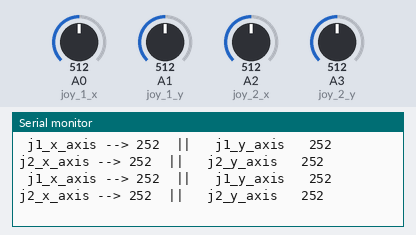
The sketch below on a simulated Arduino Uno, built with avr-gcc and run on an emulated ATmega328P. On the bench: the last lines printed to the serial monitor. The inputs (shaded band) are chosen by the test bench; at power-on: A0 (joy_1_x) = 512, A1 (joy_1_y) = 512, A2 (joy_2_x) = 512, A3 (joy_2_y) = 512.

Above: at 1.2 s.
1.3 s: A0 (joy_1_x) set to 227
At 2.1 s:
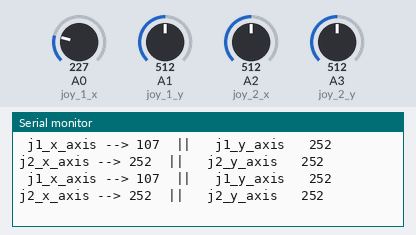
4.3 s: A0 (joy_1_x) set to 200
At 5.2 s:
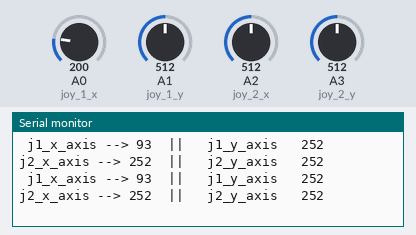
7.3 s: A1 (joy_1_y) set to 227
At 7.9 s:
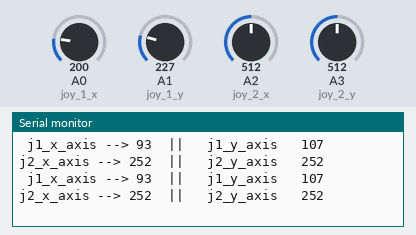
10.3 s: A1 (joy_1_y) set to 200
At 11.3 s:
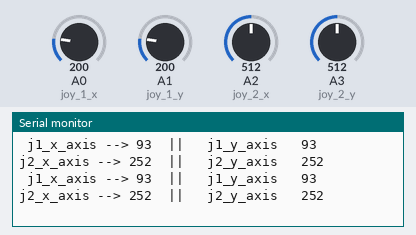
13.3 s: A0 (joy_1_x) set to 39
At 13.8 s:
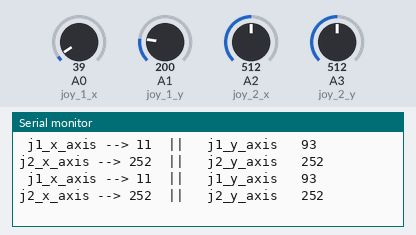
16.3 s: A0 (joy_1_x) set to 32
Timing chart, 0 to 16.3 s (numbered marks = the images above; inputs shaded):
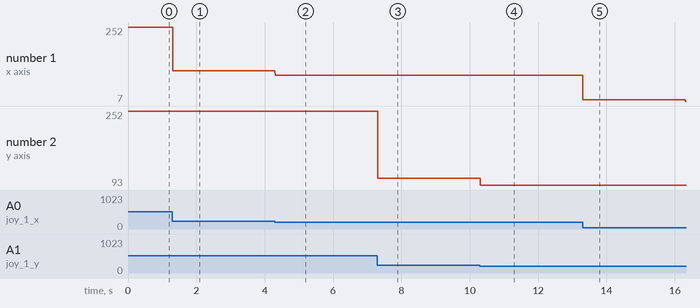

The sketch:

joy_pad_v01.ino
```cpp
int joy_1_x=A0;
int joy_1_y=A1;
int joy_2_x=A2;
int joy_2_y=A3;


void setup() {
  Serial.begin(115200);
pinMode(joy_1_x,INPUT_PULLUP);
pinMode(joy_1_y,INPUT_PULLUP);
pinMode(joy_2_x,INPUT_PULLUP);
pinMode(joy_2_y,INPUT_PULLUP);
Serial.println("Initiallization Done ......");

}

void loop() {
//Read Joy PAD 1 & 2
int j1_x_axis = analogRead(joy_1_x);
int j1_y_axis = analogRead(joy_1_y);
int j2_x_axis = analogRead(joy_2_x);
int j2_y_axis = analogRead(joy_2_y);

//Mapping Raw data from JOY PAD
int speed0=map(j1_x_axis, 17, 213, 0, 100);
int speed1=map(j1_y_axis, 17, 213, 0, 100);
int speed2=map(j2_x_axis, 17, 213, 0, 100);
int speed3=map(j2_y_axis, 17, 213, 0, 100);

//Serial Print Raw Data For calibration
Serial.print("\n j1_x_axis --> ");
Serial.print(speed0);
Serial.print("\t||\t j1_y_axis   ");
Serial.print(speed1);
Serial.print("\t j2_x_axis --> ");
Serial.print(speed2);
Serial.print("\t||\t j2_y_axis   ");
Serial.print(speed3);
}
```

Measured:
- after the input at 1.3 s, the serial monitor: prints a new line at once (image 1)
- after the input at 4.3 s, the serial monitor: prints a new line at once (image 2)
- after the input at 7.3 s, the serial monitor: prints a new line at once (image 3)
- after the input at 10.3 s, the serial monitor: prints a new line at once (image 4)
- after the input at 13.3 s, the serial monitor: prints a new line at once (image 5)
- plotted number 1: 252 → 107 after the input at 1.3 s, 107 → 93 after the input at 4.3 s, 93 → 11 after the input at 13.3 s, 11 → 7 after the input at 16.3 s
- plotted number 2: 252 → 107 after the input at 7.3 s
